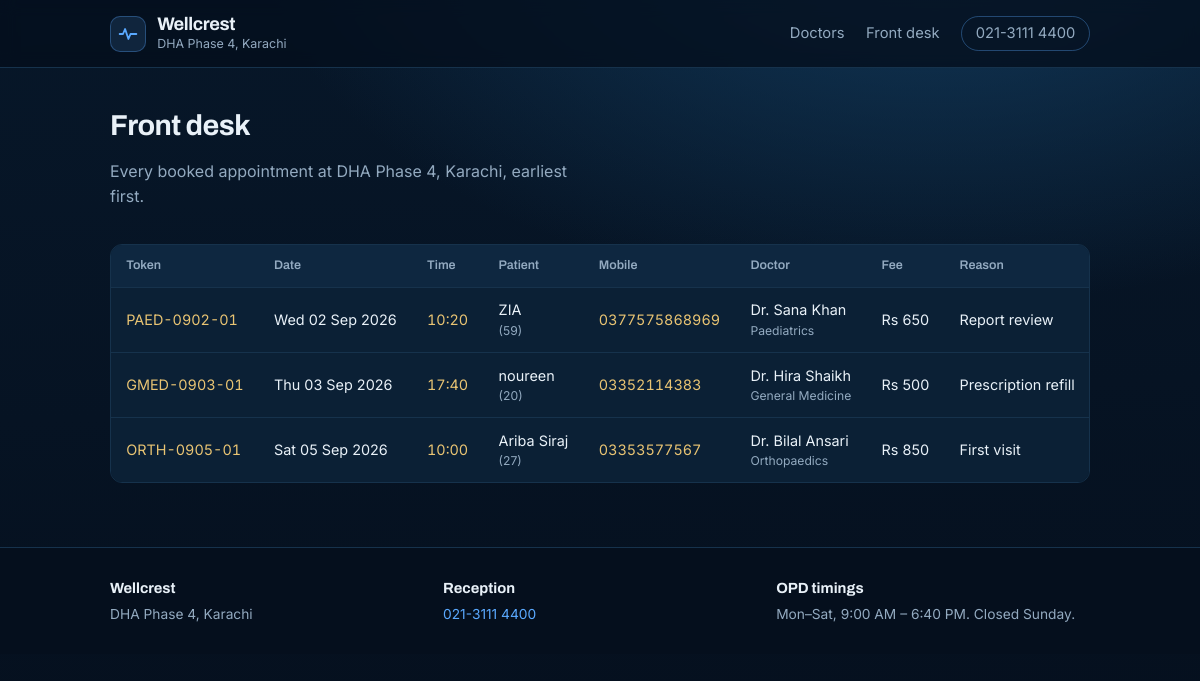
The app's page /appointments with its own data.
### tables this page shows
CREATE TABLE appointments (
    id         INTEGER PRIMARY KEY AUTOINCREMENT,
    token      TEXT NOT NULL,
    doctor_id  TEXT NOT NULL,
    slot_date  TEXT NOT NULL,
    slot_time  TEXT NOT NULL,
    patient    TEXT NOT NULL,
    age        INTEGER,
    phone      TEXT NOT NULL,
    reason     TEXT,
    notes      TEXT,
    created_at TEXT NOT NULL,
    UNIQUE (doctor_id, slot_date, slot_time)
);

### app.py (the view)
@app.route("/appointments")
def appointments():
    rows = get_db().execute(
        "SELECT * FROM appointments ORDER BY slot_date, slot_time"
    ).fetchall()
    return render_template("appointments.html", rows=rows, doctors=DOCTORS)

### app.py (called while the page is built)
def get_db():
    if "db" not in g:
        g.db = sqlite3.connect(DB_PATH)
        g.db.row_factory = sqlite3.Row
    return g.db

@app.template_filter("pretty_date")
def pretty_date(value):
    d = datetime.strptime(value, "%Y-%m-%d").date()
    return d.strftime("%a %d %b %Y")

@app.template_filter("rs")
def rs(value):
    return f"{CLINIC['currency']} {int(value):,}"

@app.context_processor
def inject_clinic():
    return {"clinic": CLINIC}

### templates/appointments.html (shortened to what this page needs)
{% extends "base.html" %}
{% block body %}
<section class="hero hero-tight">
  <h1>Front desk</h1>
  <p class="hero-sub">Every booked appointment at {{ clinic.address }}, earliest first.</p>
</section>
{% if rows %}
<div class="table-scroll">
  <table class="ledger">
    <thead>
      <tr>
        <th>Token</th>
        <th>Date</th>
        <th>Time</th>
        <th>Patient</th>
        <th>Mobile</th>
        <th>Doctor</th>
        <th>Fee</th>
        <th>Reason</th>
      </tr>
    </thead>
    <tbody>
      {% for r in rows %}
        {% set doc = doctors.get(r.doctor_id) %}
        <tr>
          <td class="mono">{{ r.token }}</td>
          <td>{{ r.slot_date|pretty_date }}</td>
          <td class="mono">{{ r.slot_time }}</td>
          <td>{{ r.patient }}{% if r.age %} <small>({{ r.age }})</small>{% endif %}</td>
          <td class="mono">{{ r.phone }}</td>
          <td>
            {{ doc.name if doc else r.doctor_id }}
            <small>{{ doc.dept if doc else '' }}</small>
          </td>
          <td>{{ doc.fee|rs if doc else '—' }}</td>
          <td>{{ r.reason or '—' }}</td>
        </tr>
      {% endfor %}
    </tbody>
  </table>
</div>
{% else %}
<div class="empty">
  <p>No appointments booked yet.</p>
  <a class="btn" href="{{ url_for('index') }}">Book the first one</a>
</div>
{% endif %}
{% endblock %}

### templates/base.html (shortened to what this page needs)
<!doctype html>
<html lang="en">
<head>
  <link rel="stylesheet" href="{{ url_for('static', filename='style.css') }}">
</head>
<body>
<header class="masthead">
  <div class="wrap masthead-in">
    <a class="brand" href="{{ url_for('index') }}">
      <span class="brand-mark" aria-hidden="true">
        <svg viewBox="0 0 24 24" fill="none" stroke="currentColor" stroke-width="2.2"
             stroke-linecap="round" stroke-linejoin="round">
          <path d="M2 12h4l2.5-6 4 12 2.5-6h7"/>
        </svg>
      </span>
      <span class="brand-text">
        <b>{{ clinic.name }}</b>
        <small>{{ clinic.address }}</small>
      </span>
    </a>
    <nav class="masthead-nav">
      <a href="{{ url_for('index') }}">Doctors</a>
      <a href="{{ url_for('appointments') }}">Front desk</a>
      <a class="masthead-call" href="tel:{{ clinic.phone_dial }}">{{ clinic.phone }}</a>
    </nav>
  </div>
</header>
<main class="wrap page">
  {% block body %}{% endblock %}
</main>
<footer class="footer">
  <div class="wrap footer-in">
    <div>
      <b>{{ clinic.name }}</b>
      <p>{{ clinic.address }}</p>
    </div>
    <div>
      <b>Reception</b>
      <p><a href="tel:{{ clinic.phone_dial }}">{{ clinic.phone }}</a></p>
    </div>
    <div>
      <b>OPD timings</b>
      <p>{{ clinic.hours }}</p>
    </div>
  </div>
</footer>
</body>
</html>

### static/style.css (style rules this page uses)
:root { --navy-950: #050f1d; --navy-900: #071729; --navy-850: #0b2035; --navy-800: #0e2740; --navy-700: #14324f; --line: #1d3d5c; --line-soft: #16324c; --text: #e9f1f8; --muted: #93aac0; --accent: #5aa9ff; --accent-dk: #3d8fe6; --accent-glow: rgba(90, 169, 255, 0.14); --gold: #e9c473; --gold-dim: #b99340; --danger: #ff8f86; --danger-bg: rgba(255, 143, 134, 0.12); --sans: "Inter", system-ui, -apple-system, "Segoe UI", sans-serif; --display: "Archivo", "Inter", system-ui, sans-serif; --radius: 12px; }
* { box-sizing: border-box; }
body { margin: 0; min-height: 100vh; background-color: var(--navy-950); background-image: radial-gradient(1100px 620px at 78% -10%, #123a5c 0%, transparent 62%), linear-gradient(178deg, var(--navy-900) 0%, var(--navy-950) 100%); background-repeat: no-repeat; background-attachment: fixed; color: var(--text); font-family: var(--sans); font-size: 16px; line-height: 1.55; -webkit-font-smoothing: antialiased; }
h1, h2, h3, legend, .brand-text b { font-family: var(--display); letter-spacing: -0.02em; line-height: 1.14; margin: 0; }
a { color: var(--accent); }
.wrap { width: min(980px, 100% - 2.5rem); margin-inline: auto; }
.masthead { background: rgba(5, 15, 29, 0.78); border-bottom: 1px solid var(--line-soft); backdrop-filter: blur(8px); position: sticky; top: 0; z-index: 10; }
.masthead-in { display: flex; align-items: center; justify-content: space-between; gap: 1rem; flex-wrap: wrap; padding: 0.85rem 0; }
.brand { display: flex; align-items: center; gap: 0.7rem; color: var(--text); text-decoration: none; }
.brand-mark { display: grid; place-items: center; width: 36px; height: 36px; border-radius: 10px; background: var(--accent-glow); border: 1px solid rgba(90, 169, 255, 0.32); color: var(--accent); }
.brand-mark svg { width: 20px; height: 20px; }
.brand-text b { display: block; font-size: 1.14rem; font-weight: 700; }
.brand-text small { display: block; font-size: 0.78rem; color: var(--muted); }
.masthead-nav { display: flex; align-items: center; gap: 1.35rem; font-size: 0.92rem; }
.masthead-nav a { color: var(--muted); text-decoration: none; }
.masthead-call { color: var(--accent); border: 1px solid rgba(90, 169, 255, 0.35); border-radius: 999px; padding: 0.3rem 0.85rem; }
.page { padding: 2.6rem 0 4rem; }
.hero { max-width: 46ch; margin-bottom: 2.2rem; }
.hero h1 { font-size: clamp(1.9rem, 5vw, 2.9rem); font-weight: 700; }
.hero-sub { color: var(--muted); margin: 1rem 0 0; }
.hero-tight h1 { font-size: 1.8rem; }
.table-scroll { overflow-x: auto; background: var(--navy-850); border: 1px solid var(--line-soft); border-radius: var(--radius); }
.ledger { width: 100%; border-collapse: collapse; font-size: 0.9rem; }
.ledger th, .ledger td { text-align: left; padding: 0.72rem 0.95rem; border-bottom: 1px solid var(--line-soft); white-space: nowrap; }
.ledger th { font-family: var(--display); font-size: 0.78rem; font-weight: 600; color: var(--muted); background: var(--navy-800); }
.ledger tbody tr:last-child td { border-bottom: 0; }
.ledger td small { display: block; color: var(--muted); font-size: 0.76rem; }
.mono { font-variant-numeric: tabular-nums; color: var(--gold); }
.footer { border-top: 1px solid var(--line-soft); background: var(--navy-950); }
.footer-in { display: grid; grid-template-columns: repeat(auto-fit, minmax(13rem, 1fr)); gap: 1.2rem; padding: 1.8rem 0; font-size: 0.86rem; }
.footer b { font-family: var(--display); font-size: 0.92rem; }
.footer p { margin: 0.22rem 0 0; color: var(--muted); }
.footer a { color: var(--accent); text-decoration: none; }

### records on screen
appointments: token "PAED-0902-01", slot_date|pretty_date "Wed 02 Sep 2026", slot_time "10:20", patient "ZIA", age "59", phone "0377575868969", name "Dr. Sana Khan", dept "Paediatrics", fee|rs "Rs 650", reason "Report review"
appointments: token "GMED-0903-01", slot_date|pretty_date "Thu 03 Sep 2026", slot_time "17:40", patient "noureen", age "20", phone "03352114383", name "Dr. Hira Shaikh", dept "General Medicine", fee|rs "Rs 500", reason "Prescription refill"
appointments: token "ORTH-0905-01", slot_date|pretty_date "Sat 05 Sep 2026", slot_time "10:00", patient "Ariba Siraj", age "27", phone "03353577567", name "Dr. Bilal Ansari", dept "Orthopaedics", fee|rs "Rs 850", reason "First visit"

### other values on screen
{{ clinic.name }} "Wellcrest"
{{ clinic.address }} "DHA Phase 4, Karachi"
{{ clinic.phone }} "021-3111 4400"
{{ clinic.hours }} "Mon–Sat, 9:00 AM – 6:40 PM. Closed Sunday."
